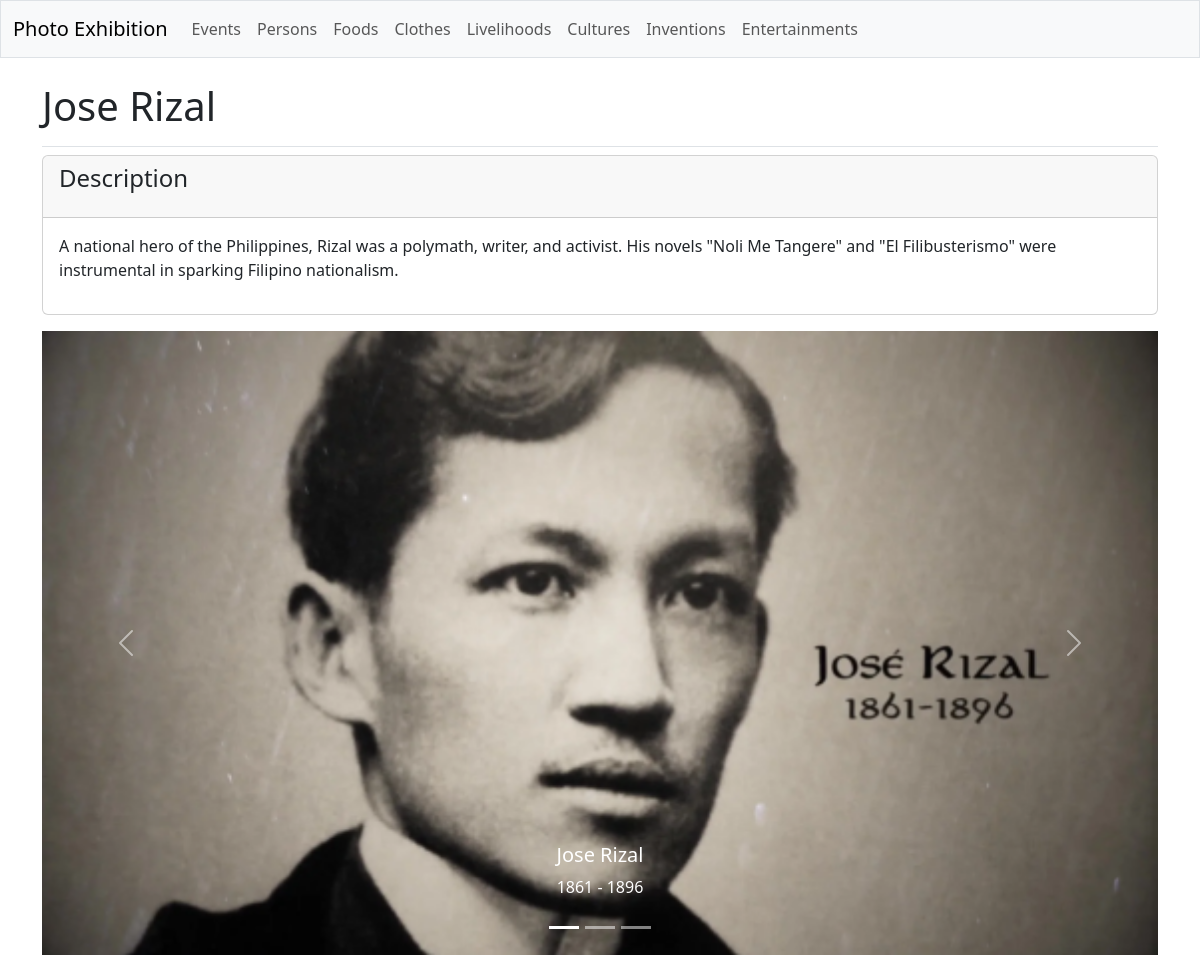
/galleries/persons/4/, run on the app's committed database.
### galleries/models.py (models this page shows, shortened)
class Person(models.Model):
    person_text = models.CharField(max_length=200)

class PersonDetail(models.Model):
    person = models.ForeignKey(Person, on_delete=models.CASCADE)
    person_subtext = models.TextField()

class PersonsImage(models.Model):
    person = models.ForeignKey(Person, on_delete=models.CASCADE)
    image = models.ImageField(upload_to='persons/')
    title = models.CharField(max_length=150)
    sub_title = models.CharField(max_length=100)

### galleries/views.py (the view)
# urls.py: path('persons/<int:person_id>/', views.person_detail, name='person_detail'),
def person_detail(request, person_id):
    person = Person.objects.get(id=person_id)
    images = PersonsImage.objects.filter(person=person)
    person_details = person.persondetail_set.all()
    context = {'person': person, 'person_details': person_details, 'images': images}
    return render(request, 'galleries/person_detail.html', context)

### galleries/templates/galleries/person_detail.html (shortened to what this page needs)
{% extends 'galleries/base.html' %}
{% block page_header %}
  <h1>{{ person.person_text }}</h1>
{% endblock page_header %}
{% block content %}
  {% for person_detail in person_details %}
    <div class="card mb-3">
      <h4 class="card-header">
        <p>Description</p>
      </h4>
      <div class="card-body">{{ person_detail.person_subtext|linebreaks }}</div>
    </div>
  {% empty %}
    <p>There are no details for this person yet.</p>
  {% endfor %}
  <div id="carouselExampleCaptions" class="carousel slide">
    <div class="carousel-indicators">
      <button type="button" data-bs-target="#carouselExampleCaptions" data-bs-slide-to="0" class="active" aria-current="true" aria-label="Slide 1"></button>
      <button type="button" data-bs-target="#carouselExampleCaptions" data-bs-slide-to="1" aria-label="Slide 2"></button>
      <button type="button" data-bs-target="#carouselExampleCaptions" data-bs-slide-to="2" aria-label="Slide 3"></button>
    </div>
    <div class="carousel-inner">
      {% for image in images %}
        <div class="carousel-item {% if forloop.counter0 == 0 %}active{% endif %}">
          <img src="{{ image.image.url }}" class="d-block w-100" alt="...">
          <div class="carousel-caption d-none d-md-block">
            <h5>{{ image.title }}</h5>
            <p>{{ image.sub_title }}</p>
          </div>
        </div>
      {% endfor %}
    </div>
    <button class="carousel-control-prev" type="button" data-bs-target="#carouselExampleCaptions" data-bs-slide="prev">
      <span class="carousel-control-prev-icon" aria-hidden="true"></span>
    </button>
    <button class="carousel-control-next" type="button" data-bs-target="#carouselExampleCaptions" data-bs-slide="next">
      <span class="carousel-control-next-icon" aria-hidden="true"></span>
    </button>
  </div>
{% endblock content %}

### data on the page
Person: person_text "Jose Rizal"
PersonDetail: person_subtext "A national hero of the Philippines, Rizal was a polymath, writer, and activist. His novels \"Noli Me Tangere\" and \"El Filibusterismo\" were instrumental in sparking Filipino nationalism."
PersonsImage: image (picture), title "Jose Rizal", sub_title "1861 - 1896"
